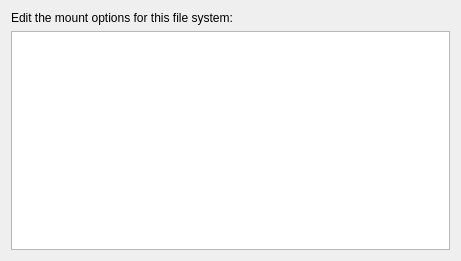
<?xml version="1.0" encoding="UTF-8"?>
<ui version="4.0">
 <class>EditMountOptionsDialogWidgetBase</class>
 <widget class="QWidget" name="EditMountOptionsDialogWidgetBase">
  <property name="geometry">
   <rect>
    <x>0</x>
    <y>0</y>
    <width>461</width>
    <height>261</height>
   </rect>
  </property>
  <property name="windowTitle">
   <string>Edit Mount Options</string>
  </property>
  <layout class="QVBoxLayout" name="verticalLayout">
   <item>
    <widget class="QLabel" name="m_Label">
     <property name="text">
      <string>Edit the mount options for this file system:</string>
     </property>
    </widget>
   </item>
   <item>
    <widget class="QPlainTextEdit" name="m_EditOptions"/>
   </item>
  </layout>
 </widget>
 <resources/>
 <connections/>
</ui>
